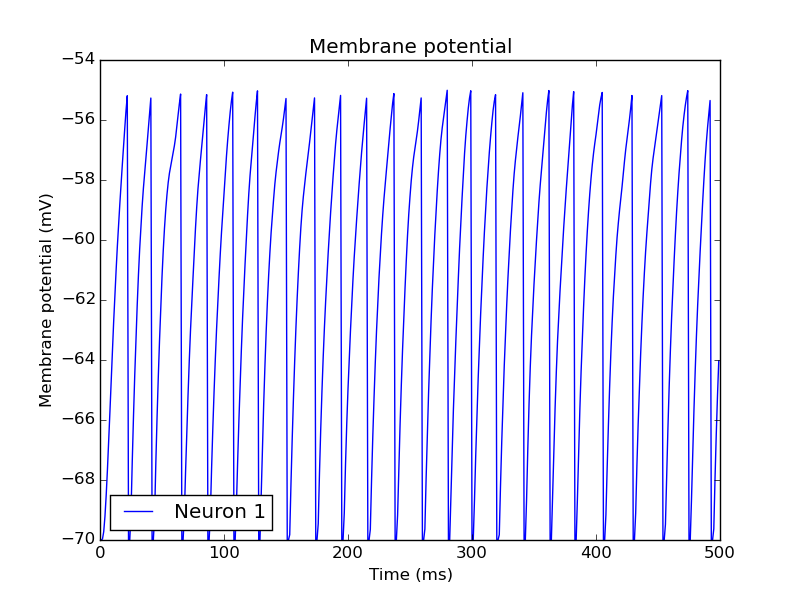

Here is the Python script that generated this plot:
#! /usr/bin/env python

import nest
import nest.voltage_trace
import pylab
from active_worker.task import task


@task
def neuron_noise_task():
    '''
        Task Manifest Version: 1
        Full Name: neuron_noise_task
        Caption: One neuron with noise
        Author: nest-initiative.org
        Description: |
            A minimal model with just one neuron and Poisson noise input.
        Categories:
            - NEST
        Compatible_queues: ['cscs_viz', 'epfl_viz']
        Accepts:

        Returns:
            res: image/png

    '''
    nest.ResetKernel()
    nest.SetKernelStatus({"overwrite_files": True})

    neuron = nest.Create("iaf_neuron")
    noise = nest.Create("poisson_generator", 2)
    voltmeter = nest.Create("voltmeter")

    nest.SetStatus(noise, [{"rate": 80000.0}, {"rate": 15000.0}])

    # get default_location of 'to_file' and turn it into manual location
    nest.SetStatus(voltmeter, [{"to_memory": True, "withtime": True}])
    # nest.SetStatus(voltmeter, [{"filenames": newname}])

    nest.ConvergentConnect(noise, neuron, [1.2, -1.], [1.0, 1.0])
    nest.Connect(voltmeter, neuron)
    nest.Simulate(500.0)

    # print nest.GetStatus(voltmeter, "file_extension")[0]
    # print type(nest.GetStatus(voltmeter, "filenames")[0])
    # print nest.GetStatus(voltmeter, "global_id")[0]
    # print nest.GetStatus(voltmeter, "local_id")[0]
    # print nest.GetStatus(voltmeter, "to_screen")[0]
    # print nest.GetStatus(voltmeter, "to_memory")[0]
    # print nest.GetStatus(voltmeter, "to_file")[0]
    # print nest.sli_pop()

    # TODO: check the existence of exported file & move it to somewhere else

    # print nest.GetStatus(voltmeter)

    # ... Visualization : Show image
    nest.voltage_trace.from_device(voltmeter)
    # print plotids
    # nest.voltage_trace.show()
    # name = __filename__+".png"
    # nest.voltage_trace.show()
    # nest.voltage_trace.savefig('foo.png')

    # TODO: write result as image to file, see voltage_trace.py
    out_file_name = 'neuron_noise_task.png'
    with open(out_file_name, 'w') as report_path:
        pylab.savefig(report_path, dpi=100)

    return neuron_noise_task.task.uri.save_file(mime_type='image/png',
                                                src_path=out_file_name,
                                                dst_path=out_file_name)


if __name__ == '__main__':
    neuron_noise_task()
